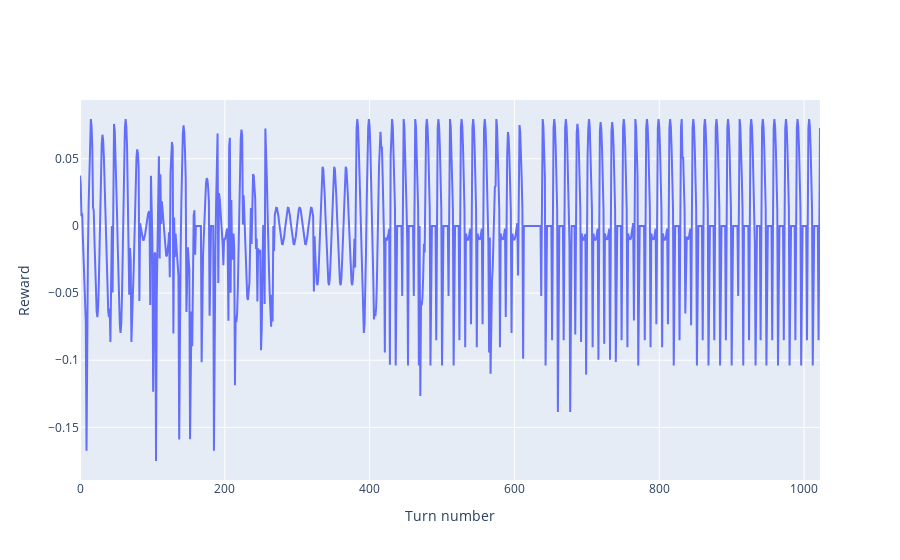

The cell this chart's notebook holds for it:
### Code cell
experiment.reward_plot(trader)

### Figure 1 — Plotly figure (JSON) as saved in the notebook; plotly's stock layout.template omitted (floating-point values rounded to 4 significant figures; data arrays with more than 128 entries replaced by an {"elided": "..."} marker saying what was removed)
{"data": [{"type": "scatter", "y": {"elided": "1023 float values"}}], "layout": {"xaxis": {"title": {"text": "Turn number"}}, "yaxis": {"title": {"text": "Reward"}}}}
